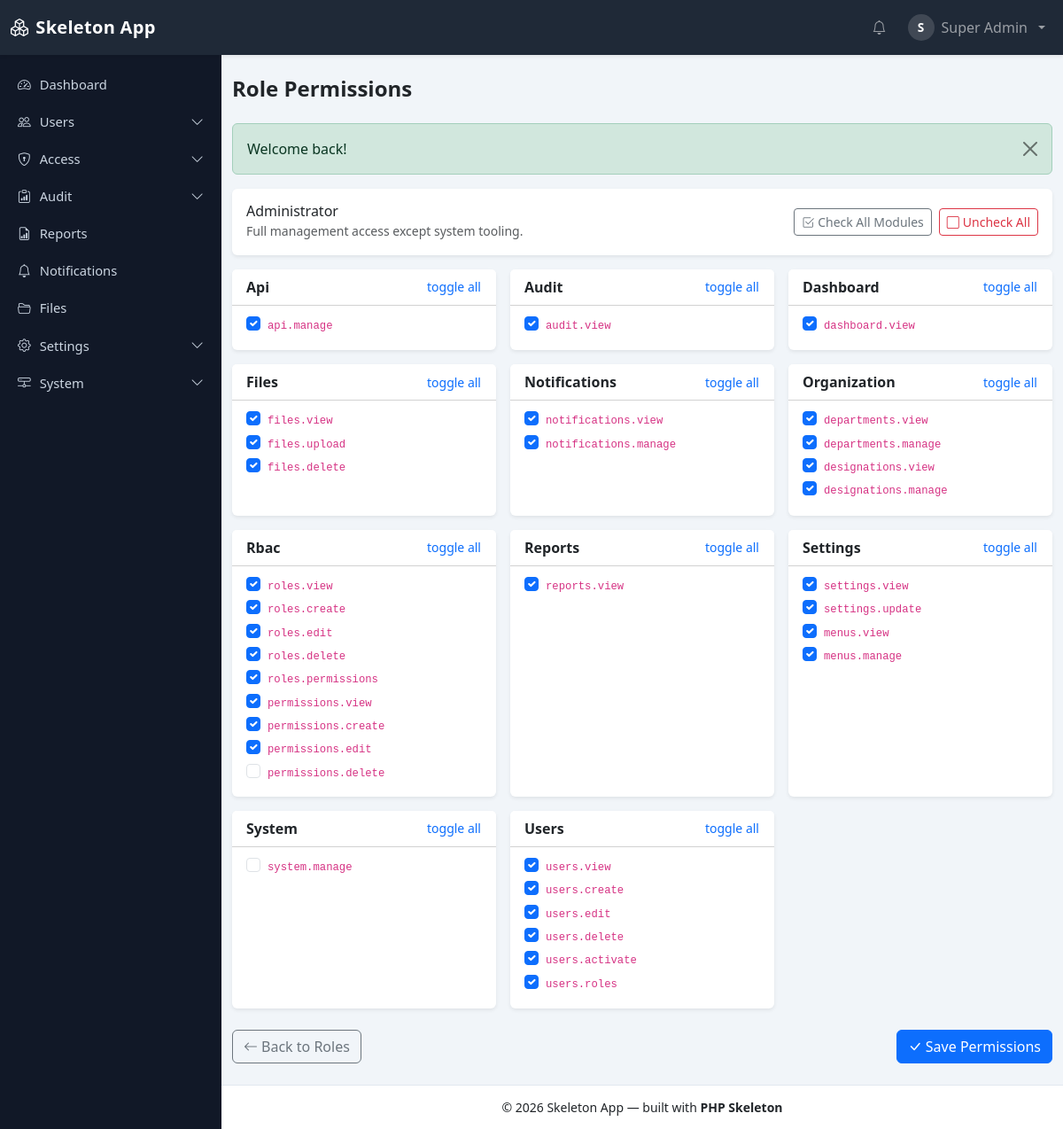
/php_Skeleton/roles/2/permissions (signed in), run on the app's committed database.
### tables this page shows
CREATE TABLE `users` (
  `id` bigint(20) unsigned NOT NULL AUTO_INCREMENT,
  `name` varchar(150) NOT NULL,
  `email` varchar(190) NOT NULL,
  `password` varchar(255) NOT NULL,
  `status` enum('active','inactive','pending') NOT NULL DEFAULT 'pending',
  `email_verified_at` datetime DEFAULT NULL,
  `remember_token` varchar(100) DEFAULT NULL,
  `last_login_at` datetime DEFAULT NULL,
  `last_login_ip` varchar(45) DEFAULT NULL,
  `failed_attempts` tinyint(3) unsigned NOT NULL DEFAULT 0,
  `locked_until` datetime DEFAULT NULL,
  `password_changed_at` datetime DEFAULT NULL,
  `avatar` varchar(255) DEFAULT NULL,
  `department_id` bigint(20) unsigned DEFAULT NULL,
  `designation_id` bigint(20) unsigned DEFAULT NULL,
  `created_by` bigint(20) unsigned DEFAULT NULL,
  `created_at` datetime DEFAULT NULL,
  `updated_at` datetime DEFAULT NULL,
  PRIMARY KEY (`id`),
  UNIQUE KEY `uq_users_email` (`email`),
  KEY `idx_users_status` (`status`),
  KEY `idx_users_department` (`department_id`),
  KEY `idx_users_designation` (`designation_id`)
);

CREATE TABLE `menus` (
  `id` bigint(20) unsigned NOT NULL AUTO_INCREMENT,
  `parent_id` bigint(20) unsigned DEFAULT NULL,
  `title` varchar(120) NOT NULL,
  `slug` varchar(120) NOT NULL,
  `route` varchar(190) DEFAULT NULL,
  `icon` varchar(60) DEFAULT NULL,
  `permission` varchar(120) DEFAULT NULL,
  `module` varchar(60) NOT NULL DEFAULT 'general',
  `sort_order` int(11) NOT NULL DEFAULT 0,
  `status` enum('active','inactive') NOT NULL DEFAULT 'active',
  `created_at` datetime DEFAULT NULL,
  `updated_at` datetime DEFAULT NULL,
  PRIMARY KEY (`id`),
  UNIQUE KEY `uq_menus_slug` (`slug`),
  KEY `idx_menus_parent` (`parent_id`),
  KEY `idx_menus_module` (`module`),
  CONSTRAINT `fk_menus_parent` FOREIGN KEY (`parent_id`) REFERENCES `menus` (`id`) ON DELETE CASCADE ON UPDATE CASCADE
);

CREATE TABLE `roles` (
  `id` bigint(20) unsigned NOT NULL AUTO_INCREMENT,
  `name` varchar(100) NOT NULL,
  `slug` varchar(100) NOT NULL,
  `description` varchar(500) DEFAULT NULL,
  `is_system` tinyint(1) NOT NULL DEFAULT 0,
  `status` enum('active','inactive') NOT NULL DEFAULT 'active',
  `created_at` datetime DEFAULT NULL,
  `updated_at` datetime DEFAULT NULL,
  PRIMARY KEY (`id`),
  UNIQUE KEY `uq_roles_slug` (`slug`)
);

CREATE TABLE `permissions` (
  `id` bigint(20) unsigned NOT NULL AUTO_INCREMENT,
  `name` varchar(100) NOT NULL,
  `slug` varchar(100) NOT NULL,
  `module` varchar(50) NOT NULL DEFAULT 'general',
  `description` varchar(500) DEFAULT NULL,
  `created_at` datetime DEFAULT NULL,
  PRIMARY KEY (`id`),
  UNIQUE KEY `uq_permissions_slug` (`slug`),
  KEY `idx_permissions_module` (`module`)
);

### app/Views/roles/permissions.php (the view, shortened to what the rows shown need)
<form method="post" action="<?= url('/roles/' . (int)$role['id'] . '/permissions') ?>">
    <div class="card border-0 shadow-sm mb-3">
        <div class="card-body d-flex justify-content-between align-items-center py-3">
            <div>
                <h6 class="mb-0"><?= e($role['name']) ?>
                </h6>
                <small class="text-muted"><?= e($role['description'] ?? '') ?></small>
            </div>
        </div>
    </div>
    <div class="row g-3">
        <?php if (empty($permissions)): ?>
            <div class="col-12"><div class="card border-0 shadow-sm"><div class="card-body text-muted text-center py-4">No permissions defined yet.</div></div></div>
        <?php else: foreach ($permissions as $module => $modulePermissions): ?>
            <div class="col-12 col-md-6 col-xl-4">
                <div class="card border-0 shadow-sm h-100">
                    <div class="card-header bg-white py-2 d-flex justify-content-between align-items-center">
                        <span class="fw-semibold text-capitalize"><?= e($module) ?></span>
                        <button type="button" class="btn btn-link btn-sm p-0 text-decoration-none module-toggle" data-module="<?= e($module) ?>">toggle all</button>
                    </div>
                    <div class="card-body pt-2" style="max-height:260px;overflow-y:auto;">
                        <?php foreach ($modulePermissions as $permission): ?>
                            <div class="form-check">
                                <input class="form-check-input permission" type="checkbox" name="permissions[]" value="<?= (int)$permission['id'] ?>"
                                       id="perm-<?= (int)$permission['id'] ?>" data-module="<?= e($module) ?>"
                                       <?= in_array((int)$permission['id'], array_map('intval', $assigned), true) ? 'checked' : '' ?>>
                                <label class="form-check-label small" for="perm-<?= (int)$permission['id'] ?>" title="<?= e($permission['description'] ?? '') ?>">
                                    <code><?= e($permission['slug']) ?></code>
                                </label>
                            </div>
                        <?php endforeach; ?>
                    </div>
                </div>
            </div>
        <?php endforeach; endif; ?>
    </div>
</form>

### app/Views/layouts/main.php (shortened to what the rows shown need)
<!DOCTYPE html>
<html lang="en">
<head>
    <link href="https://cdn.jsdelivr.net/npm/bootstrap@5.3.3/dist/css/bootstrap.min.css" rel="stylesheet">
    <link href="https://cdn.jsdelivr.net/npm/bootstrap-icons@1.11.3/font/bootstrap-icons.min.css" rel="stylesheet">
    <link rel="stylesheet" href="<?= asset('css/app.css') ?>">
</head>
<body class="app-body">
<nav class="navbar navbar-expand-lg navbar-dark app-navbar shadow-sm sticky-top">
    <div class="container-fluid">
        <div class="collapse navbar-collapse" id="appNav">
            <ul class="navbar-nav ms-auto align-items-center gap-lg-2">
                <li class="nav-item dropdown">
                    <a class="nav-link dropdown-toggle d-flex align-items-center gap-2" href="#" data-bs-toggle="dropdown" aria-expanded="false">
                        <?php if (!empty($appUser['avatar'])): ?>
                            <span class="rounded-circle user-avatar user-avatar-fallback"><?= e(strtoupper(mb_substr((string)$appUser['name'], 0, 1))) ?></span>
                        <?php else: ?>
                            <span class="rounded-circle user-avatar user-avatar-fallback"><?= e(strtoupper(mb_substr((string)$appUser['name'], 0, 1))) ?></span>
                        <?php endif; ?>
                        <span class="d-none d-xl-inline"><?= e($appUser['name']) ?></span>
                    </a>
                </li>
            </ul>
        </div>
    </div>
</nav>
<div class="app-layout">
    <aside class="app-sidebar" id="appSidebar">
        <nav class="sidebar-nav">
            <ul class="nav flex-column">
                <?php foreach (($sidebarMenus ?? []) as $menu): $item = $menu['item']; ?>
                    <?php if (!empty($menu['children'])): ?>
                        <li class="nav-item">
                            <a class="nav-link sidebar-toggle collapsed" data-bs-toggle="collapse" data-bs-target="#menu-<?= e($item['slug']) ?>" aria-expanded="false">
                                <i class="bi <?= e($item['icon'] ?? 'bi-circle') ?>"></i>
                                <span><?= e($item['title']) ?></span>
                                <i class="bi bi-chevron-down ms-auto sidebar-arrow"></i>
                            </a>
                        </li>
                    <?php else: ?>
                        <li class="nav-item">
                            <a class="nav-link <?= isset($item['route']) && $item['route'] !== '' && str_starts_with((string)($currentPath ?? ''), (string)$item['route']) ? 'active' : '' ?>"
                               href="<?= e(url((string)$item['route'])) ?>">
                                <i class="bi <?= e($item['icon'] ?? 'bi-circle') ?>"></i>
                                <span><?= e($item['title']) ?></span>
                            </a>
                        </li>
                    <?php endif; ?>
                <?php endforeach; ?>
            </ul>
        </nav>
    </aside>
    <main class="app-main">
        <div class="container-fluid py-4">
            <?= $content ?>
        </div>
    </main>
</div>
</body>
</html>

### data on the page
users: name "S", name "Super Admin"
menus: title "Dashboard"
menus: title "Users"
menus: title "Access"
menus: title "Audit"
menus: title "Reports"
menus: title "Notifications"
menus: title "Files"
menus: title "Settings"
menus: title "System"
roles: name "Administrator", description "Full management access except system tooling."
permissions: module "api" (drawn), id "☑", slug "api.manage"
permissions: id "☑", slug "audit.view"
permissions: id "☑", slug "dashboard.view"
permissions: id "☑", slug "files.view"
permissions: id "☑", slug "files.upload"
permissions: id "☑", slug "files.delete"
permissions: id "☑", slug "notifications.view"
permissions: id "☑", slug "notifications.manage"
permissions: id "☑", slug "departments.view"
permissions: id "☑", slug "departments.manage"
permissions: id "☑", slug "designations.view"
permissions: id "☑", slug "designations.manage"
permissions: id "☑", slug "roles.view"
permissions: id "☑", slug "roles.create"
permissions: id "☑", slug "roles.edit"
permissions: id "☑", slug "roles.delete"
permissions: id "☑", slug "roles.permissions"
permissions: id "☑", slug "permissions.view"
permissions: id "☑", slug "permissions.create"
permissions: id "☑", slug "permissions.edit"
permissions: slug "permissions.delete"
permissions: id "☑", slug "reports.view"
permissions: id "☑", slug "settings.view"
permissions: id "☑", slug "settings.update"
permissions: id "☑", slug "menus.view"
permissions: id "☑", slug "menus.manage"
permissions: slug "system.manage"
permissions: id "☑", slug "users.view"
permissions: id "☑", slug "users.create"
permissions: id "☑", slug "users.edit"
permissions: id "☑", slug "users.delete"
permissions: id "☑", slug "users.activate"
permissions: id "☑", slug "users.roles"

### other printed values
$appSettings['name'] "Skeleton App"
$pageTitle "Role Permissions"
$module "Api"
$module "Audit"
$module "Dashboard"
$module "Files"
$module "Notifications"
$module "Organization"
$module "Rbac"
$module "Reports"
$module "Settings"
$module "System"
$module "Users"
